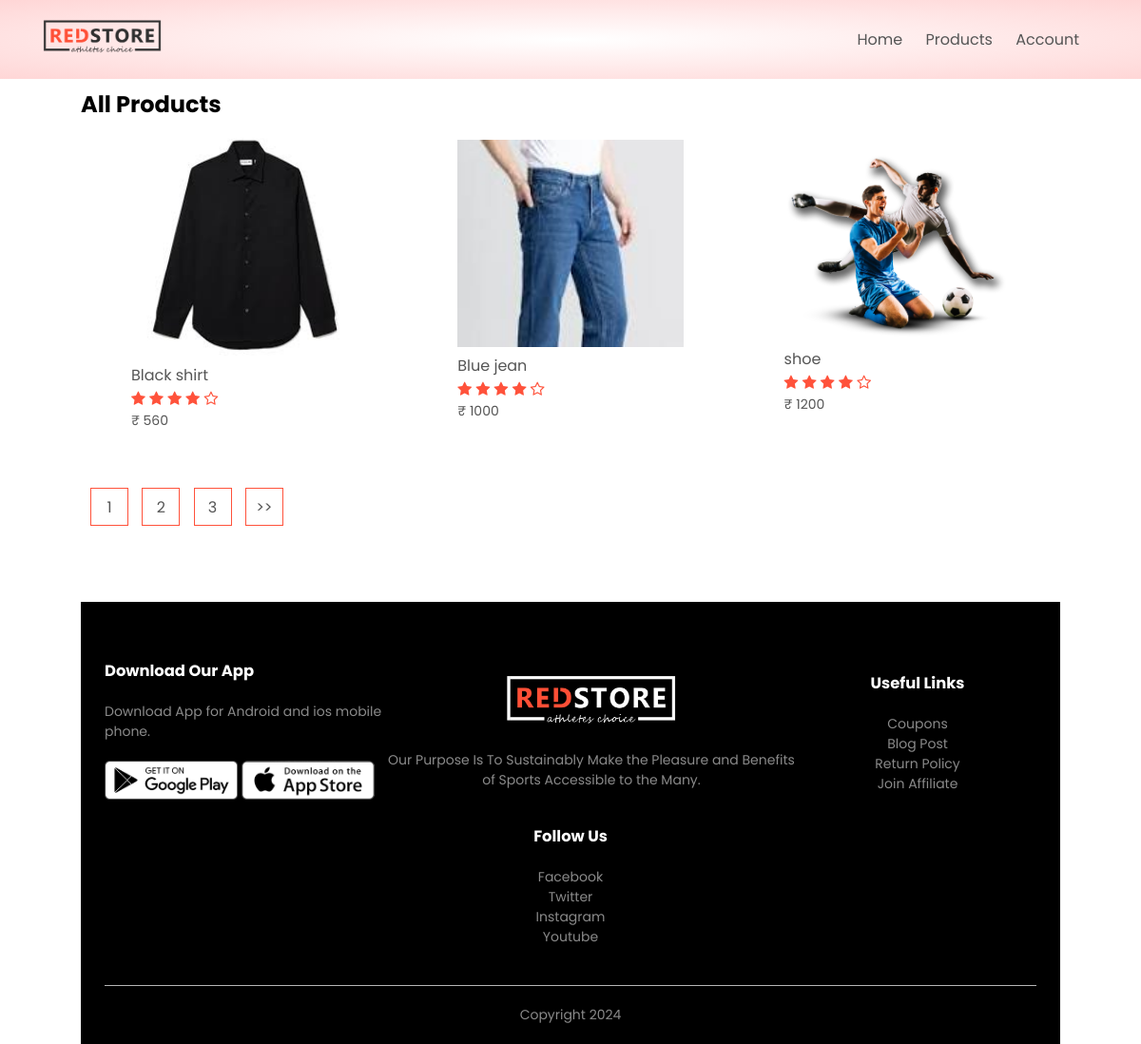
The app's page /product_list with its own data.
### products/models.py (models this page shows, shortened)
class Product(models.Model):
    LIVE=1
    DELETE=0
    DELETE_CHOICES=((LIVE,'Live'),(DELETE,'Delete'))
    title=models.CharField(max_length=300)
    price=models.IntegerField()
    description=models.TextField()
    image=models.ImageField(upload_to='media/')
    priority=models.IntegerField(default=0)
    delete_status=models.IntegerField(choices=DELETE_CHOICES,default=LIVE)
    created_at=models.DateTimeField(auto_now_add=True)
    updated_at=models.DateTimeField(auto_now=True)

### products/views.py (the view)
# urls.py: path('product_list',views.list_products,name='list_product'),
def list_products(request):
    page=1
    if request.GET:
        page=request.GET.get('page',1)
    products = Product.objects.order_by('priority')
    product_paginator=Paginator(products,3)
    products=product_paginator.get_page(page)
    return render(request, 'products.html', {'products': products})

### products/templatetags/chunks.py (called while the page is built)
@register.filter(name='chunks')
def chunks(list_data,chunk_size):
    chunk=[]
    i=0
    for data in list_data:
        chunk.append(data)
        i=i+1
        if i==chunk_size:
            yield chunk
            i=0
            chunk=[]
    if chunk:
        yield chunk

### templates/products.html
{% extends 'blank_layout.html' %}
 {% block content %}
 {% include 'product_list.html'%}
 {% endblock content %}

### templates/product_list.html (shortened to what this page needs)
{% load static %}
{% load chunks %}
<div class="small-container">
    <div class="row row-2">
        <h2>All Products</h2>
    </div>
{% if products %}
    {% for product_chunks in products|chunks:4 %}
        <div class="row">
            {% for product in product_chunks %}
                <div class="col-4">
                    <a href="{% url 'detail_product' product.id %}"> <img src="{{ product.image.url }}"> </a>
                    <h4>{{ product.title }}</h4>
                    <div class="rating">
                        <i class="fa fa-star"></i>
                        <i class="fa fa-star"></i>
                        <i class="fa fa-star"></i>
                        <i class="fa fa-star"></i>
                        <i class="fa fa-star-o"></i>
                    </div>
                    <p>₹ {{ product.price }}</p>
                </div>
            {% endfor %}
        </div>
    {% endfor %}
    <div class="page-btn">
        {% for i in products.paginator.page_range %}
        <a href="?page={{i}}"><span>{{i}}</span></a>
        {% endfor %}
        {% if products.has_next %}
        <a href="?page={{ products.next_page_number }}"><span>>></span></a>
        {% endif %}
    </div>
{% else %}
    <p>No products available</p>
{% endif %}

### static/css/style.css (style rules this page uses)
* { margin: 0; padding: 0; box-sizing: border-box; }
body { font-family: 'Poppins', sans-serif; }
a { text-decoration: none; color: #555; }
p { color: #555; }
.row { display: flex; align-items: center; flex-wrap: wrap; justify-content: space-around; }
.small-container { max-width: 1080px; margin: auto; padding-left: 25px; padding-right: 25px; }
.col-4 { flex-basis: 25%; padding: 10px; min-width: 200px; margin-bottom: 50px; transition: transform 0.5s; }
.col-4 img { width: 100%; }
h4 { color: #555; font-weight: normal; }
.col-4 p { font-size: 14px; }
.rating .fa { color: #ff523b; }
.row-2 { justify-content: space-between; margin: 9px auto 0px; }
.page-btn { margin: 0 auto 80px; }
.page-btn span { display: inline-block; border: 1px solid #ff523b; margin-left: 10px; width: 40px; height: 40px; text-align: center; line-height: 40px; cursor: pointer; }

### records on screen
Product: image (picture), title "Black shirt", price "560"
Product: image (picture), title "Blue jean", price "1000"
Product: image (picture), title "shoe", price "1200"

### other values on screen
{{ i }} "1" "2" "3"
